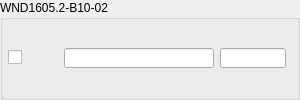
             <widget class="QGroupBox" name="groupBox_bm_window_3">
              <property name="maximumSize">
               <size>
                <width>300</width>
                <height>16777215</height>
               </size>
              </property>
              <property name="title">
               <string>WND1605.2-B10-02 </string>
              </property>
              <layout class="QHBoxLayout" name="horizontalLayout_27">
               <property name="leftMargin">
                <number>5</number>
               </property>
               <property name="topMargin">
                <number>0</number>
               </property>
               <property name="bottomMargin">
                <number>0</number>
               </property>
               <item>
                <layout class="QHBoxLayout" name="horizontalLayout_26">
                 <item>
                  <layout class="QGridLayout" name="gridLayout_14">
                   <item row="0" column="1">
                    <widget class="QLineEdit" name="lineEdit_bm_mat_w3">
                     <property name="minimumSize">
                      <size>
                       <width>150</width>
                       <height>0</height>
                      </size>
                     </property>
                     <property name="maximumSize">
                      <size>
                       <width>150</width>
                       <height>20</height>
                      </size>
                     </property>
                    </widget>
                   </item>
                   <item row="0" column="2">
                    <widget class="QLineEdit" name="lineEdit_bm_thk_w3">
                     <property name="maximumSize">
                      <size>
                       <width>16777215</width>
                       <height>20</height>
                      </size>
                     </property>
                    </widget>
                   </item>
                   <item row="0" column="0">
                    <widget class="QCheckBox" name="checkBox_bm_w3">
                     <property name="minimumSize">
                      <size>
                       <width>50</width>
                       <height>0</height>
                      </size>
                     </property>
                     <property name="maximumSize">
                      <size>
                       <width>50</width>
                       <height>16777215</height>
                      </size>
                     </property>
                     <property name="text">
                      <string/>
                     </property>
                    </widget>
                   </item>
                  </layout>
                 </item>
                </layout>
               </item>
              </layout>
             </widget>
